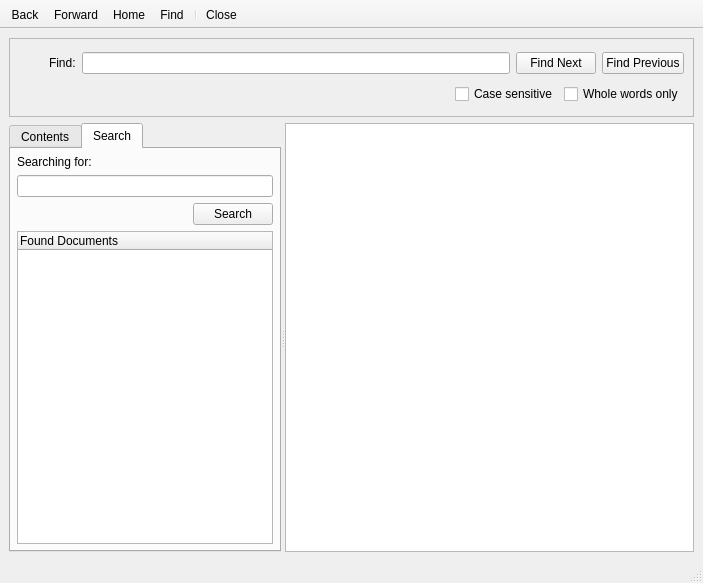
<?xml version="1.0" encoding="UTF-8"?>
<ui version="4.0">
 <class>HelpBrowser</class>
 <widget class="QMainWindow" name="HelpBrowser">
  <property name="geometry">
   <rect>
    <x>0</x>
    <y>0</y>
    <width>703</width>
    <height>583</height>
   </rect>
  </property>
  <property name="windowTitle">
   <string>RetroShare Help</string>
  </property>
  <property name="windowIcon">
   <iconset resource="../../images.qrc">
    <normaloff>:/images/help.png</normaloff>:/images/help.png</iconset>
  </property>
  <property name="autoFillBackground">
   <bool>true</bool>
  </property>
  <widget class="QWidget" name="centralwidget">
   <layout class="QVBoxLayout">
    <property name="spacing">
     <number>6</number>
    </property>
    <property name="margin">
     <number>9</number>
    </property>
    <item>
     <widget class="QFrame" name="frmFind">
      <property name="sizePolicy">
       <sizepolicy hsizetype="Preferred" vsizetype="Fixed">
        <horstretch>0</horstretch>
        <verstretch>0</verstretch>
       </sizepolicy>
      </property>
      <property name="minimumSize">
       <size>
        <width>450</width>
        <height>79</height>
       </size>
      </property>
      <property name="maximumSize">
       <size>
        <width>16777215</width>
        <height>79</height>
       </size>
      </property>
      <property name="contextMenuPolicy">
       <enum>Qt::NoContextMenu</enum>
      </property>
      <property name="frameShape">
       <enum>QFrame::StyledPanel</enum>
      </property>
      <property name="frameShadow">
       <enum>QFrame::Raised</enum>
      </property>
      <layout class="QGridLayout">
       <property name="margin">
        <number>9</number>
       </property>
       <property name="spacing">
        <number>6</number>
       </property>
       <item row="0" column="0">
        <layout class="QHBoxLayout" name="findHLayout">
         <property name="spacing">
          <number>6</number>
         </property>
         <property name="margin">
          <number>0</number>
         </property>
         <item>
          <widget class="QToolButton" name="btnCloseFind">
           <property name="sizePolicy">
            <sizepolicy hsizetype="Preferred" vsizetype="Preferred">
             <horstretch>0</horstretch>
             <verstretch>0</verstretch>
            </sizepolicy>
           </property>
           <property name="minimumSize">
            <size>
             <width>0</width>
             <height>0</height>
            </size>
           </property>
           <property name="maximumSize">
            <size>
             <width>24</width>
             <height>24</height>
            </size>
           </property>
           <property name="contextMenuPolicy">
            <enum>Qt::NoContextMenu</enum>
           </property>
           <property name="text">
            <string/>
           </property>
           <property name="icon">
            <iconset resource="../../images.qrc">
             <normaloff>:/images/button_cancel.png</normaloff>:/images/button_cancel.png</iconset>
           </property>
           <property name="iconSize">
            <size>
             <width>22</width>
             <height>22</height>
            </size>
           </property>
           <property name="toolButtonStyle">
            <enum>Qt::ToolButtonIconOnly</enum>
           </property>
           <property name="autoRaise">
            <bool>true</bool>
           </property>
          </widget>
         </item>
         <item>
          <widget class="QLabel" name="labelFind">
           <property name="contextMenuPolicy">
            <enum>Qt::NoContextMenu</enum>
           </property>
           <property name="text">
            <string>Find:</string>
           </property>
           <property name="buddy">
            <cstring>lineFind</cstring>
           </property>
          </widget>
         </item>
         <item>
          <widget class="QLineEdit" name="lineFind">
           <property name="contextMenuPolicy">
            <enum>Qt::NoContextMenu</enum>
           </property>
          </widget>
         </item>
        </layout>
       </item>
       <item row="0" column="2">
        <widget class="QPushButton" name="btnFindPrev">
         <property name="contextMenuPolicy">
          <enum>Qt::NoContextMenu</enum>
         </property>
         <property name="text">
          <string>Find Previous</string>
         </property>
         <property name="icon">
          <iconset>
           <normaloff>:/images/22x22/go-up-search.png</normaloff>:/images/22x22/go-up-search.png</iconset>
         </property>
        </widget>
       </item>
       <item row="0" column="1">
        <widget class="QPushButton" name="btnFindNext">
         <property name="contextMenuPolicy">
          <enum>Qt::NoContextMenu</enum>
         </property>
         <property name="text">
          <string>Find Next</string>
         </property>
         <property name="icon">
          <iconset>
           <normaloff>:/images/22x22/go-down-search.png</normaloff>:/images/22x22/go-down-search.png</iconset>
         </property>
        </widget>
       </item>
       <item row="1" column="0" colspan="3">
        <layout class="QHBoxLayout" name="matchHLayout">
         <property name="spacing">
          <number>6</number>
         </property>
         <property name="margin">
          <number>0</number>
         </property>
         <item>
          <spacer name="matchHSpacer">
           <property name="orientation">
            <enum>Qt::Horizontal</enum>
           </property>
           <property name="sizeHint" stdset="0">
            <size>
             <width>40</width>
             <height>20</height>
            </size>
           </property>
          </spacer>
         </item>
         <item>
          <widget class="QCheckBox" name="chkbxMatchCase">
           <property name="contextMenuPolicy">
            <enum>Qt::NoContextMenu</enum>
           </property>
           <property name="text">
            <string>Case sensitive</string>
           </property>
          </widget>
         </item>
         <item>
          <widget class="QCheckBox" name="chkbxWholePhrase">
           <property name="contextMenuPolicy">
            <enum>Qt::NoContextMenu</enum>
           </property>
           <property name="text">
            <string>Whole words only</string>
           </property>
          </widget>
         </item>
        </layout>
       </item>
      </layout>
     </widget>
    </item>
    <item>
     <widget class="QSplitter" name="splitter">
      <property name="contextMenuPolicy">
       <enum>Qt::NoContextMenu</enum>
      </property>
      <property name="orientation">
       <enum>Qt::Horizontal</enum>
      </property>
      <widget class="QTabWidget" name="tabsMenu">
       <property name="contextMenuPolicy">
        <enum>Qt::NoContextMenu</enum>
       </property>
       <property name="tabPosition">
        <enum>QTabWidget::North</enum>
       </property>
       <property name="tabShape">
        <enum>QTabWidget::Rounded</enum>
       </property>
       <property name="currentIndex">
        <number>1</number>
       </property>
       <widget class="QWidget" name="tabTOC">
        <property name="windowTitle">
         <string>RetroShare Help</string>
        </property>
        <property name="windowIcon">
         <iconset resource="../../images.qrc">
          <normaloff>:/images/help.png</normaloff>:/images/help.png</iconset>
        </property>
        <attribute name="title">
         <string>Contents</string>
        </attribute>
        <layout class="QVBoxLayout">
         <property name="spacing">
          <number>6</number>
         </property>
         <property name="margin">
          <number>6</number>
         </property>
         <item>
          <widget class="QTreeWidget" name="treeContents">
           <property name="sizePolicy">
            <sizepolicy hsizetype="Preferred" vsizetype="Expanding">
             <horstretch>1</horstretch>
             <verstretch>0</verstretch>
            </sizepolicy>
           </property>
           <property name="minimumSize">
            <size>
             <width>200</width>
             <height>0</height>
            </size>
           </property>
           <property name="maximumSize">
            <size>
             <width>16777215</width>
             <height>16777215</height>
            </size>
           </property>
           <property name="focusPolicy">
            <enum>Qt::WheelFocus</enum>
           </property>
           <property name="contextMenuPolicy">
            <enum>Qt::NoContextMenu</enum>
           </property>
           <property name="selectionBehavior">
            <enum>QAbstractItemView::SelectItems</enum>
           </property>
           <property name="uniformRowHeights">
            <bool>true</bool>
           </property>
           <column>
            <property name="text">
             <string>Help Topics</string>
            </property>
           </column>
          </widget>
         </item>
        </layout>
       </widget>
       <widget class="QWidget" name="tabSearch">
        <attribute name="title">
         <string>Search</string>
        </attribute>
        <layout class="QGridLayout">
         <property name="margin">
          <number>6</number>
         </property>
         <property name="spacing">
          <number>6</number>
         </property>
         <item row="2" column="1">
          <layout class="QHBoxLayout" name="searchHLayout">
           <property name="spacing">
            <number>6</number>
           </property>
           <property name="margin">
            <number>0</number>
           </property>
           <item>
            <spacer name="searchHSpacer">
             <property name="orientation">
              <enum>Qt::Horizontal</enum>
             </property>
             <property name="sizeHint" stdset="0">
              <size>
               <width>40</width>
               <height>20</height>
              </size>
             </property>
            </spacer>
           </item>
           <item>
            <widget class="QPushButton" name="btnSearch">
             <property name="contextMenuPolicy">
              <enum>Qt::NoContextMenu</enum>
             </property>
             <property name="text">
              <string>Search</string>
             </property>
            </widget>
           </item>
          </layout>
         </item>
         <item row="0" column="0">
          <widget class="QLabel" name="searchLabel">
           <property name="contextMenuPolicy">
            <enum>Qt::NoContextMenu</enum>
           </property>
           <property name="text">
            <string>Searching for:</string>
           </property>
           <property name="buddy">
            <cstring>lineSearch</cstring>
           </property>
          </widget>
         </item>
         <item row="3" column="0" colspan="2">
          <widget class="QTreeWidget" name="treeSearch">
           <property name="sizePolicy">
            <sizepolicy hsizetype="Preferred" vsizetype="Expanding">
             <horstretch>1</horstretch>
             <verstretch>0</verstretch>
            </sizepolicy>
           </property>
           <property name="minimumSize">
            <size>
             <width>200</width>
             <height>0</height>
            </size>
           </property>
           <property name="maximumSize">
            <size>
             <width>16777215</width>
             <height>16777215</height>
            </size>
           </property>
           <property name="focusPolicy">
            <enum>Qt::WheelFocus</enum>
           </property>
           <property name="contextMenuPolicy">
            <enum>Qt::NoContextMenu</enum>
           </property>
           <property name="selectionBehavior">
            <enum>QAbstractItemView::SelectItems</enum>
           </property>
           <property name="uniformRowHeights">
            <bool>true</bool>
           </property>
           <column>
            <property name="text">
             <string>Found Documents</string>
            </property>
           </column>
          </widget>
         </item>
         <item row="1" column="0" colspan="2">
          <widget class="QLineEdit" name="lineSearch">
           <property name="contextMenuPolicy">
            <enum>Qt::NoContextMenu</enum>
           </property>
          </widget>
         </item>
        </layout>
       </widget>
      </widget>
      <widget class="HelpTextBrowser" name="txtBrowser">
       <property name="sizePolicy">
        <sizepolicy hsizetype="Expanding" vsizetype="Expanding">
         <horstretch>100</horstretch>
         <verstretch>0</verstretch>
        </sizepolicy>
       </property>
       <property name="contextMenuPolicy">
        <enum>Qt::NoContextMenu</enum>
       </property>
       <property name="readOnly">
        <bool>true</bool>
       </property>
      </widget>
     </widget>
    </item>
   </layout>
  </widget>
  <widget class="QStatusBar" name="statusbar"/>
  <widget class="QToolBar" name="toolBar">
   <property name="contextMenuPolicy">
    <enum>Qt::NoContextMenu</enum>
   </property>
   <property name="movable">
    <bool>false</bool>
   </property>
   <property name="orientation">
    <enum>Qt::Horizontal</enum>
   </property>
   <property name="toolButtonStyle">
    <enum>Qt::ToolButtonTextUnderIcon</enum>
   </property>
   <attribute name="toolBarArea">
    <enum>TopToolBarArea</enum>
   </attribute>
   <attribute name="toolBarBreak">
    <bool>false</bool>
   </attribute>
   <addaction name="actionBack"/>
   <addaction name="actionForward"/>
   <addaction name="actionHome"/>
   <addaction name="actionFind"/>
   <addaction name="separator"/>
   <addaction name="actionClose"/>
  </widget>
  <action name="actionBack">
   <property name="icon">
    <iconset resource="../../images.qrc">
     <normaloff>:/images/back.png</normaloff>:/images/back.png</iconset>
   </property>
   <property name="text">
    <string>Back</string>
   </property>
   <property name="statusTip">
    <string>Move to previous page (Backspace)</string>
   </property>
   <property name="shortcut">
    <string>Backspace</string>
   </property>
  </action>
  <action name="actionForward">
   <property name="icon">
    <iconset resource="../../images.qrc">
     <normaloff>:/images/forward.png</normaloff>:/images/forward.png</iconset>
   </property>
   <property name="text">
    <string>Forward</string>
   </property>
   <property name="statusTip">
    <string>Move to next page (Shift+Backspace)</string>
   </property>
   <property name="shortcut">
    <string>Shift+Backspace</string>
   </property>
  </action>
  <action name="actionHome">
   <property name="icon">
    <iconset resource="../../images.qrc">
     <normaloff>:/images/gohome.png</normaloff>:/images/gohome.png</iconset>
   </property>
   <property name="text">
    <string>Home</string>
   </property>
   <property name="statusTip">
    <string>Move to the Home page (Ctrl+H)</string>
   </property>
   <property name="shortcut">
    <string>Ctrl+H</string>
   </property>
  </action>
  <action name="actionFind">
   <property name="checkable">
    <bool>true</bool>
   </property>
   <property name="icon">
    <iconset resource="../../images.qrc">
     <normaloff>:/images/find.png</normaloff>:/images/find.png</iconset>
   </property>
   <property name="text">
    <string>Find</string>
   </property>
   <property name="iconText">
    <string>Find</string>
   </property>
   <property name="toolTip">
    <string>Find</string>
   </property>
   <property name="statusTip">
    <string>Search for a word or phrase on current page (Ctrl+F)</string>
   </property>
   <property name="shortcut">
    <string>Ctrl+F</string>
   </property>
  </action>
  <action name="actionClose">
   <property name="icon">
    <iconset resource="../../images.qrc">
     <normaloff>:/images/exit_24x24.png</normaloff>:/images/exit_24x24.png</iconset>
   </property>
   <property name="text">
    <string>Close</string>
   </property>
   <property name="statusTip">
    <string>Close Vidalia Help</string>
   </property>
   <property name="shortcut">
    <string>Esc</string>
   </property>
  </action>
 </widget>
 <customwidgets>
  <customwidget>
   <class>HelpTextBrowser</class>
   <extends>QTextBrowser</extends>
   <header>gui/help/browser/helptextbrowser.h</header>
  </customwidget>
 </customwidgets>
 <tabstops>
  <tabstop>tabsMenu</tabstop>
  <tabstop>btnCloseFind</tabstop>
  <tabstop>lineFind</tabstop>
  <tabstop>btnFindNext</tabstop>
  <tabstop>btnFindPrev</tabstop>
  <tabstop>chkbxMatchCase</tabstop>
  <tabstop>chkbxWholePhrase</tabstop>
  <tabstop>treeContents</tabstop>
  <tabstop>txtBrowser</tabstop>
  <tabstop>lineSearch</tabstop>
  <tabstop>btnSearch</tabstop>
  <tabstop>treeSearch</tabstop>
 </tabstops>
 <resources>
  <include location="../../images.qrc"/>
 </resources>
 <connections>
  <connection>
   <sender>actionFind</sender>
   <signal>triggered()</signal>
   <receiver>lineFind</receiver>
   <slot>setFocus()</slot>
   <hints>
    <hint type="sourcelabel">
     <x>-1</x>
     <y>-1</y>
    </hint>
    <hint type="destinationlabel">
     <x>200</x>
     <y>108</y>
    </hint>
   </hints>
  </connection>
  <connection>
   <sender>btnCloseFind</sender>
   <signal>clicked()</signal>
   <receiver>actionFind</receiver>
   <slot>toggle()</slot>
   <hints>
    <hint type="sourcelabel">
     <x>34</x>
     <y>107</y>
    </hint>
    <hint type="destinationlabel">
     <x>-1</x>
     <y>-1</y>
    </hint>
   </hints>
  </connection>
  <connection>
   <sender>actionFind</sender>
   <signal>toggled(bool)</signal>
   <receiver>frmFind</receiver>
   <slot>setVisible(bool)</slot>
   <hints>
    <hint type="sourcelabel">
     <x>-1</x>
     <y>-1</y>
    </hint>
    <hint type="destinationlabel">
     <x>243</x>
     <y>108</y>
    </hint>
   </hints>
  </connection>
  <connection>
   <sender>actionClose</sender>
   <signal>triggered()</signal>
   <receiver>HelpBrowser</receiver>
   <slot>close()</slot>
   <hints>
    <hint type="sourcelabel">
     <x>-1</x>
     <y>-1</y>
    </hint>
    <hint type="destinationlabel">
     <x>317</x>
     <y>248</y>
    </hint>
   </hints>
  </connection>
  <connection>
   <sender>lineFind</sender>
   <signal>returnPressed()</signal>
   <receiver>btnFindNext</receiver>
   <slot>click()</slot>
   <hints>
    <hint type="sourcelabel">
     <x>293</x>
     <y>108</y>
    </hint>
    <hint type="destinationlabel">
     <x>539</x>
     <y>108</y>
    </hint>
   </hints>
  </connection>
  <connection>
   <sender>lineSearch</sender>
   <signal>returnPressed()</signal>
   <receiver>btnSearch</receiver>
   <slot>click()</slot>
   <hints>
    <hint type="sourcelabel">
     <x>153</x>
     <y>245</y>
    </hint>
    <hint type="destinationlabel">
     <x>244</x>
     <y>277</y>
    </hint>
   </hints>
  </connection>
 </connections>
</ui>
